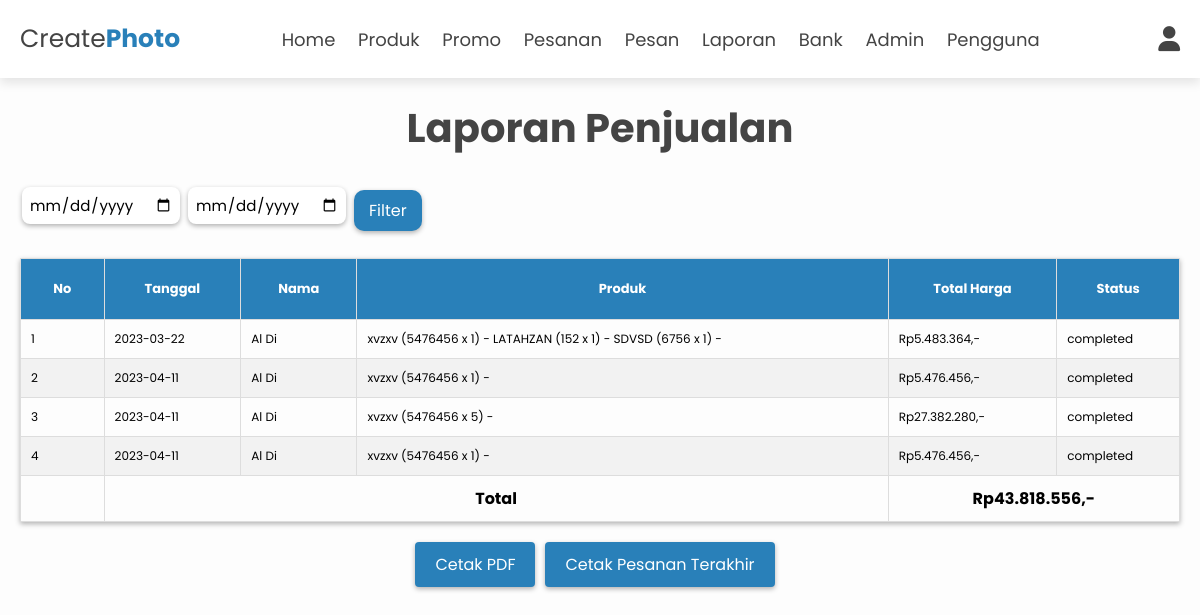
Page /admin/sales_report.php (signed in) on the earlier database version.
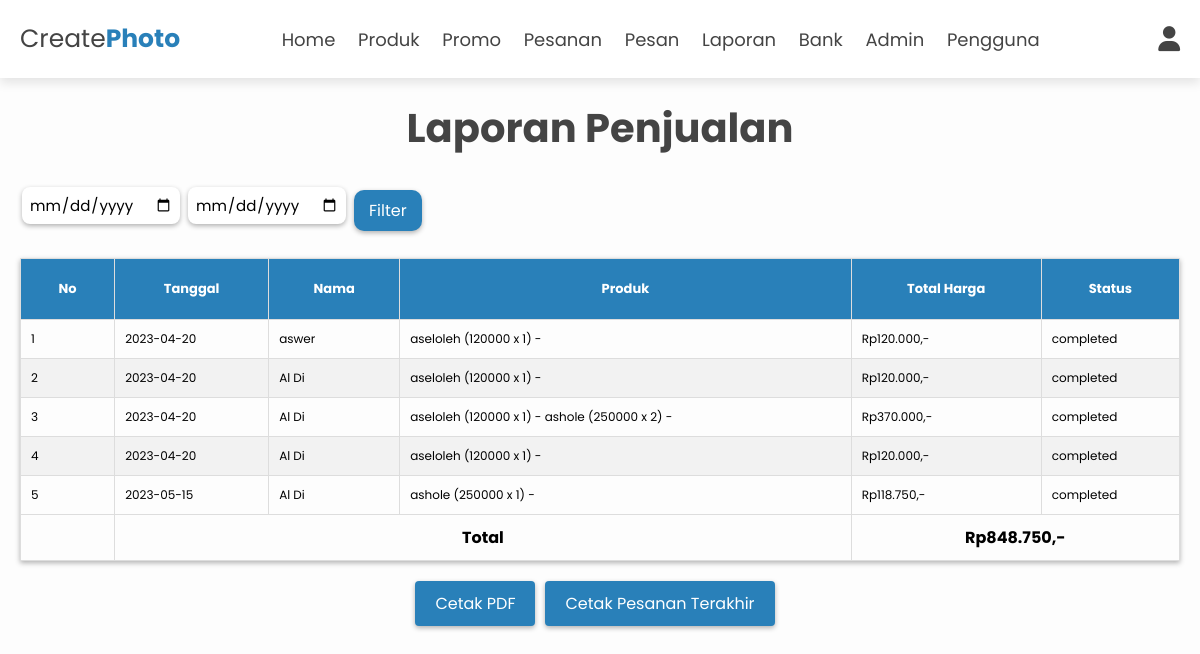
Same page on the later database version.
### tables this page shows
CREATE TABLE `orders` (
  `id` int(100) NOT NULL,
  `user_id` int(100) NOT NULL,
  `name` varchar(20) NOT NULL,
  `number` varchar(10) NOT NULL,
  `email` varchar(50) NOT NULL,
  `address` varchar(500) NOT NULL,
  `name_men` varchar(100) NOT NULL,
  `nickname_men` varchar(100) NOT NULL,
  `father_men` varchar(100) NOT NULL,
  `mother_men` varchar(100) NOT NULL,
  `child_men` varchar(100) NOT NULL,
  `name_women` varchar(100) NOT NULL,
  `nickname_women` varchar(100) NOT NULL,
  `father_women` varchar(100) NOT NULL,
  `mother_women` varchar(100) NOT NULL,
  `child_women` varchar(100) NOT NULL,
  `marriage_date` date NOT NULL,
  `marriage_time` time NOT NULL,
  `marriage_place` varchar(250) NOT NULL,
  `marriage_link` varchar(250) NOT NULL,
  `reception_date` date NOT NULL,
  `reception_time` time NOT NULL,
  `reception_place` varchar(250) NOT NULL,
  `reception_link` varchar(250) NOT NULL,
  `wa_men` int(100) NOT NULL,
  `ig_men` varchar(250) NOT NULL,
  `wa_women` int(100) NOT NULL,
  `ig_women` varchar(250) NOT NULL,
  `photos_link` varchar(250) NOT NULL,
  `bank_name` varchar(250) NOT NULL,
  `bank_number` int(100) NOT NULL,
  `bank_name2` varchar(250) NOT NULL,
  `bank_number2` int(100) NOT NULL,
  `total_products` varchar(1000) NOT NULL,
  `total_price` int(100) NOT NULL,
  `promo_code` varchar(100) NOT NULL,
  `percent` int(11) NOT NULL,
  `grand_total` int(100) NOT NULL,
  `placed_on` date NOT NULL DEFAULT current_timestamp(),
  `payment_status` varchar(20) NOT NULL DEFAULT 'pending',
  `name_bank` varchar(255) NOT NULL,
  `name_sender` varchar(255) NOT NULL,
  `pay_img` varchar(100) NOT NULL,
  `link_invitation` varchar(500) NOT NULL
);

### admin/sales_report.php (the view, shortened to what this page needs)
<?php
include '../components/connect.php';
if (isset($_POST['filter'])) {
    $from = $_POST['from'];
    $to = $_POST['to'];
    $payment_status = 'completed';
    $select_orders = $conn->prepare("SELECT * FROM `orders` WHERE placed_on BETWEEN ? AND ? AND payment_status = ?");
    $select_orders->execute([$from, $to, $payment_status]);
} else {
    $select_orders = $conn->prepare("SELECT * FROM `orders` where payment_status = ?");
    $select_orders->execute(['completed']);
}
?>
<!DOCTYPE html>
<html lang="en">
<head>
    <link rel="stylesheet" href="https://cdnjs.cloudflare.com/ajax/libs/font-awesome/6.1.1/css/all.min.css">
    <link rel="stylesheet" href="../css/admin_style.css">
    <link rel="stylesheet" href="../css/table.css">
</head>
<body>
    <?php include '../components/admin_header.php'; ?>
    <section class="report">
        <h1 class="heading">Laporan Penjualan</h1>
        <form method="post">
            <table>
                <tr>
                    <th><input type="date" name="from"></th>
                    <th><input type="date" name="to"></th>
                    <th><input type="submit" class="btn" name="filter" value="filter"></th>
                </tr>
            </table>
        </form>
        <?php
        if ($select_orders->rowCount() > 0) {
        ?>
            <table class="table_order">
                <thead>
                    <tr>
                        <th>No</th>
                        <th>Tanggal</th>
                        <th>Nama</th>
                        <th>Produk</th>
                        <th>Total Harga</th>
                        <th>Status</th>
                    </tr>
                </thead>
                <tbody>
                    <?php
                    $no = 1;
                    $total_price = 0;
                    while ($fetch_orders = $select_orders->fetch(PDO::FETCH_ASSOC)) {
                        $price = $fetch_orders['total_price'];
                        $grand_total = $fetch_orders['grand_total'];
                        if (!empty($fetch_orders['grand_total'])) {
                            $total_price += $grand_total;
                        } else {
                            $total_price += $price;
                        }
                    ?>
                        <tr>
                            <td class="center"><?= $no++; ?></td>
                            <td><?= $fetch_orders['placed_on']; ?></td>
                            <td><?= $fetch_orders['name']; ?></td>
                            <td class="center"><?= $fetch_orders['total_products']; ?></td>
                            <td><span>Rp</span><?php if (empty($grand_total)) {
                                                    echo number_format($price, 0, ',', '.');
                                                } else {
                                                    echo number_format($grand_total, 0, ',', '.');
                                                } ?><span>,-</span></td>
                            <td><?= $fetch_orders['payment_status']; ?></td>
                        </tr>
                    <?php
                    }
                    ?>
                </tbody>
                <tfoot>
                    <tr class="total">
                        <td></td>
                        <td colspan="3" class="right" style="text-align: center; font-size: medium; font-weight: bold;">Total</td>
                        <td colspan="2" class="right" style="text-align: center; font-size: medium; font-weight: bold;"><span>Rp</span><?= number_format($total_price, 0, ',', '.'); ?><span>,-</span></td>
                    </tr>
                </tfoot>
            </table>
            <div class="print">
                <?php
                if (isset($from) && isset($to)) {
                ?>
                    <button class="print-btn" onclick="window.open('../components/printPDF.php?from=<?php echo $from; ?>&to=<?php echo $to; ?>')">Cetak PDF</button>
                <?php
                } else {
                ?>
                    <button class="print-btn" onclick="alert('Silahkan pilih tanggal')">Cetak PDF</button>
                <?php
                }
                ?>
                <button class="print-btn" onclick="printLastOrder()">Cetak Pesanan Terakhir</button>
            </div>
        <?php
        } else {
            echo '<p class="empty">Belum ada pesanan yang ditempatkan!</p>';
        }
        ?>
    </section>
</body>
</html>

Differences in the rows shown:
removed orders: placed_on "2023-03-22", name "Al Di", total_products "xvzxv (5476456 x 1) - LATAHZAN (152 x 1) - SDVSD (6756 x 1) -", total_price "5.483.364", payment_status "completed"
removed orders: placed_on "2023-04-11", name "Al Di", total_products "xvzxv (5476456 x 1) -", total_price "5.476.456", payment_status "completed"
removed orders: placed_on "2023-04-11", name "Al Di", total_products "xvzxv (5476456 x 5) -", total_price "27.382.280", payment_status "completed"
removed orders: placed_on "2023-04-11", name "Al Di", total_products "xvzxv (5476456 x 1) -", total_price "5.476.456", payment_status "completed"
added orders: placed_on "2023-04-20", name "aswer", total_products "aseloleh (120000 x 1) -", total_price "120.000", payment_status "completed"
added orders: placed_on "2023-04-20", name "Al Di", total_products "aseloleh (120000 x 1) -", total_price "120.000", payment_status "completed"
added orders: placed_on "2023-04-20", name "Al Di", total_products "aseloleh (120000 x 1) - ashole (250000 x 2) -", total_price "370.000", payment_status "completed"
added orders: placed_on "2023-04-20", name "Al Di", total_products "aseloleh (120000 x 1) -", total_price "120.000", payment_status "completed"
added orders: placed_on "2023-05-15", name "Al Di", total_products "ashole (250000 x 1) -", grand_total "118.750", payment_status "completed"
Other differences:
$total_price: "43.818.556" → "848.750"
